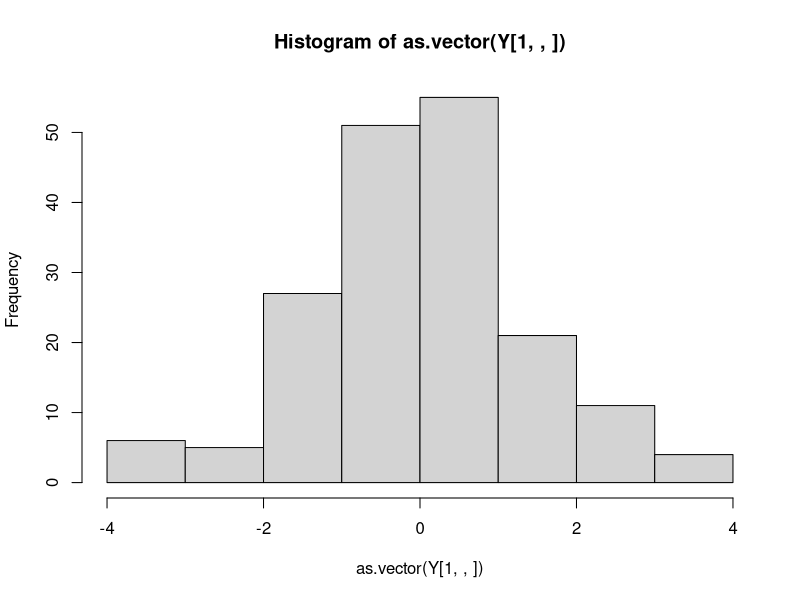
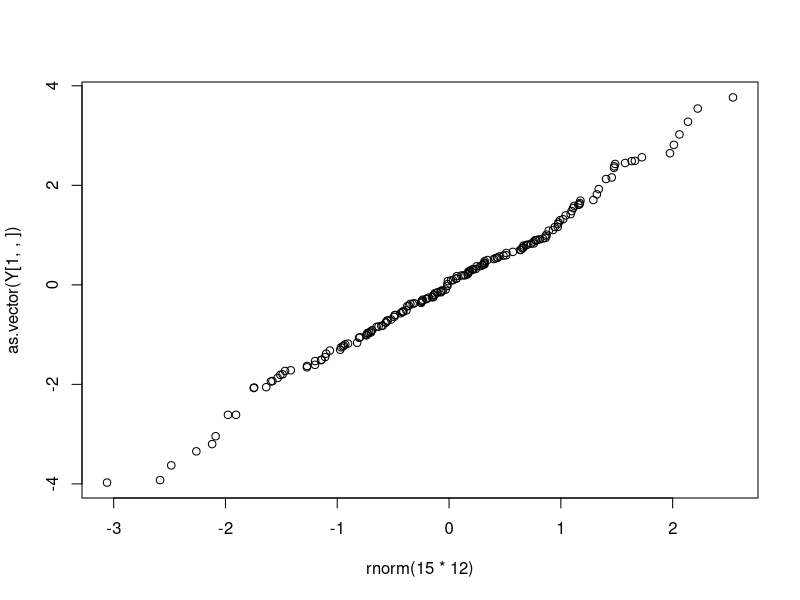

Write R code to recreate these figures, in order.
## ---- chunk 1
knitr::opts_chunk$set(echo = TRUE)
## ---- chunk 2
rMatrixNormal = function(size=1, M=matrix(0, 3, 2), U=diag(3), V=diag(2)) {
  "
  This function generates iid sample from matrix normal distribution with mean M, row covariance U and column covariance V.
  "
  n = dim(M)[1]; m = dim(M)[2]
  Y <- array(0, dim=c(size, n, m))
  
  for (i in c(1:size)) {
      X <- array(rnorm(n=n*m), dim=c(n, m))
      Y[i,,] <- M + U %*% X %*% V
  }
  Y
}
n = 10; M = matrix(rnorm(15 * 12), nrow = 15); U = diag(15); V = diag(12)
Y = rMatrixNormal(size=n, M=M, U=U, V=V)
## ---- chunk 3

hist(as.vector(Y[1,,]), breaks = 10)
shapiro.test(Y[1,,])
qqplot(x=rnorm(15*12), y=as.vector(Y[1,,]))
